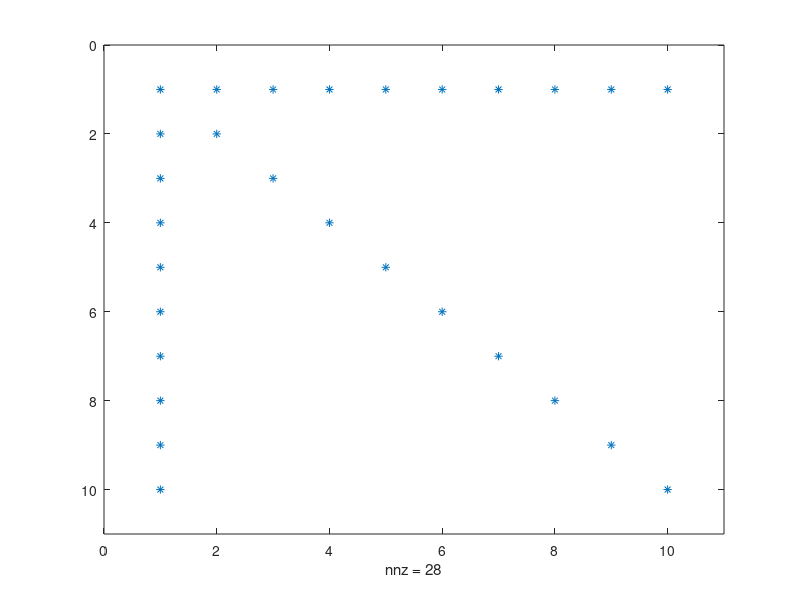

The MATLAB script that drew this image: (Note: this script raises an error after producing the figure.)
A = 3*eye(10);
A(1,:) = 1;
A(:,1) = 1;

figure(1);clf
spy(A); % nz indica il numero di numeri != 0

% eseguo la fattarizzazione su A
[L, U, P] = fattorizzazionelu(A, 1);

figure(2);clf
spy(L);

figure(3);clf
spy(U);

